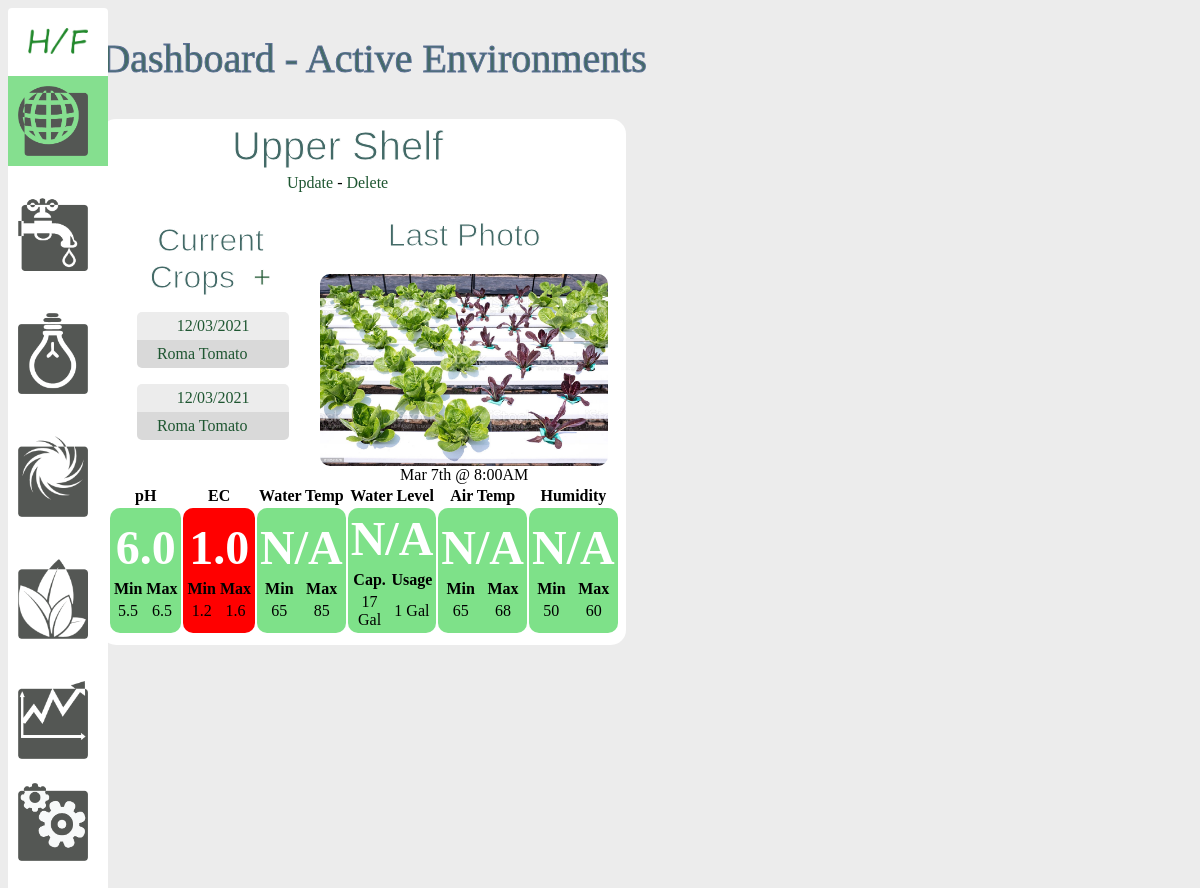
Before: / with the older database file.
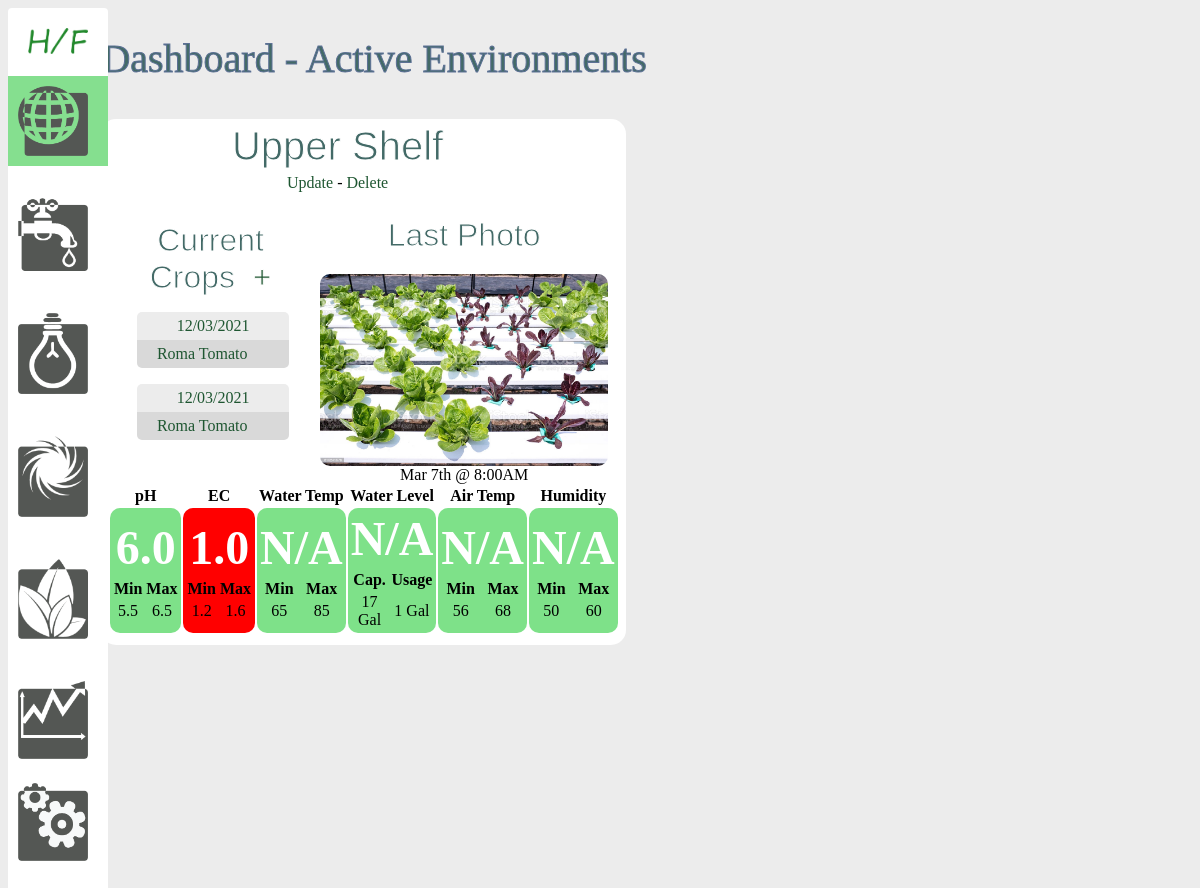
After: the same page with the newer database file.
### models.py (models this page shows, shortened)
class Enviro(db.Model):
    id = db.Column(db.Integer, primary_key=True)
    name = db.Column(db.String(50), nullable=False)
    ph_sensor = db.Column(db.Integer, default=0)
    ec_sensor = db.Column(db.Integer, default=0)
    nutrient_solenoid = db.Column(db.Integer, default=0)
    ph_solenoid = db.Column(db.Integer, default=0)
    water_pump = db.Column(db.Integer, default=0)
    air_pump = db.Column(db.Integer, default=0)
    light_outlet = db.Column(db.Integer, default=0)
    active = db.Column(db.Integer, default=0)
    water_id = db.Column(db.Integer, db.ForeignKey('water.id'), nullable=False)
    light_id = db.Column(db.Integer, db.ForeignKey('light.id'), nullable=False)
    air_id = db.Column(db.Integer, db.ForeignKey('air.id'), nullable=False)
    crop = db.relationship('Crop', backref='crop')
    def current_ph(self):
        if self.ph_sensor == 0:
            return 'N/A'
        ph_level = current_ph(self.ph_sensor)
        return float(ph_level)
    def current_ec(self):
        if self.ec_sensor == 0:
            return 'N/A'
        ec_level = current_ec(self.ec_sensor)
        return float(ec_level)
    def alert_status(self, sensor):
        if sensor == "ph":
            if self.ph_sensor == 0:
                return
            if current_ph(self.ph_sensor) < self.water.min_ph or current_ph(self.ph_sensor) > self.water.max_ph:
                return "alert"
        if sensor == "ec":
            if self.ec_sensor == 0:
                return
            if current_ec(self.ec_sensor) < self.water.min_ec or current_ec(self.ec_sensor) > self.water.max_ec:
                return "alert"

class Crop(db.Model):
    id = db.Column(db.Integer, primary_key=True)
    enviro_id = db.Column(db.Integer, db.ForeignKey('enviro.id'))
    germ_date = db.Column(db.String(30), nullable=True)
    plant_date = db.Column(db.String(30), default='')
    harvested_date = db.Column(db.String(30), nullable=True)
    fruit_date = db.Column(db.String(30), nullable=True)
    harvest_rating = db.Column(db.String(255), nullable=True)
    logs = db.relationship('Log', backref='log')
    photos = db.relationship('Photo', backref='photo')
    plants = db.relationship('Plant', secondary='crop_plants',
        backref=db.backref('plant', lazy=True))

class Plant(db.Model):
    id = db.Column(db.Integer, primary_key=True)
    name = db.Column(db.String(50), nullable=False)
    best_ec = db.Column(db.Float, nullable=True)
    best_temp = db.Column(db.Integer, nullable=True)
    best_season = db.Column(db.String(15), nullable=True)

class Water(db.Model):
    id = db.Column(db.Integer, primary_key=True)
    name = db.Column(db.String(50), nullable=False)
    min_ph = db.Column(db.Float, default=5.5)
    max_ph = db.Column(db.Float, default=6.5)
    min_ec = db.Column(db.Float, default=1.2)
    max_ec = db.Column(db.Float, default=1.6)
    cycles = db.relationship('Cycle', backref='cycle')
    enviros = db.relationship('Enviro', backref='water', lazy=True)

class Air(db.Model):
    id = db.Column(db.Integer, primary_key=True)
    name = db.Column(db.String(50), nullable=False)
    min_temp = db.Column(db.Integer, default=60)
    max_temp = db.Column(db.Integer, default=80)
    min_humid = db.Column(db.Integer, default=50)
    max_humid = db.Column(db.Integer, default=60)
    enviros = db.relationship('Enviro', backref='air', lazy=True)

### views.py (the view)
@app.route('/', methods=['POST', 'GET'])
def dashboard():
    environments = Enviro.query.filter(Enviro.active == 1)
    return render_template('enviro/dashboard.html', enviros=environments)

### sensor_data.py (called while the page is built)
def current_ph(ph_sensor):
    if ph_sensor == 1:
        return 6.0
    elif ph_sensor == 2:
        return 5.4
    else:
        return 0

def current_ec(ec_sensor):
    if ec_sensor == 1:
        return 1.0
    elif ec_sensor == 2:
        return 1.5
    else:
        return 0

### templates/enviro/dashboard.html
{% extends 'layout.html' %}
{% block body %}
    <h1>Dashboard - Active Environments</h1>
    <div class="environments">
        {% for enviro in enviros %}
            <div class="environment">
                <div style="width:90%">
                    <h2>{{ enviro.name }}</h2>
                    <a href = "/update_enviro/{{enviro.id}}">Update</a>
                    -
                    <a href = "/delete_enviro/{{enviro.id}}">Delete</a>
                </div>
                <div class = "plant_list">
                    <h2 class ="date">Current Crops &nbsp;<a href="/add_crop/{{enviro.id}}">+</a></h2>
                    {% for current_crop in enviro.crop %}
                        <a href="/crop/{{current_crop.id}}">
                            <ul>
                                <li style="text-align:center;">
                                    {{current_crop.plant_date}}
                                </li>
                                {% for plant in current_crop.plants %}
                                    <li>{{ plant.name }}</li>
                                {% endfor %}
                            </ul>
                        </a>
                    {% endfor %}
                </div>
                <div class="recent_photo">
                    <h2 class="date">Last Photo</h2>
                    <img class="recent_photo" src="{{ url_for('static', filename='img/test-recent-photo.jpg') }}">
                    Mar 7th @ 8:00AM
                </div>
                <table class="alerts_panel">
                    <tr>
                        <th class="alert_header {{ enviro.alert_status('ph') }}">pH</th>
                        <th class="alert_header {{ enviro.alert_status('ec') }}">EC</th>
                        <th class="alert_header">Water Temp</th>
                        <th class="alert_header">Water Level</th>
                        <th class="alert_header">Air Temp</th>
                        <th class="alert_header">Humidity</th>
                    </tr>
                    <tr class="alerts_panel">
                        <td class="{{ enviro.alert_status('ph') }} ph">
                            <h3>{{ enviro.current_ph() }}</h3>
                            <table width = "100%">
                                <tr>
                                    <th>Min</th>
                                    <th>Max</th>
                                </tr>
                                <tr>
                                    <td>{{ enviro.water.min_ph }}</td>
                                    <td>{{ enviro.water.max_ph }}</td>
                                </tr>
                            </table>
                        </td>
                        <td class="{{ enviro.alert_status('ec') }} ec">
                            <h3>{{ enviro.current_ec() }}</h3>
                            <table width="100%">
                                <tr>
                                    <th>Min</th>
                                    <th>Max</th>
                                </tr>
                                <tr>
                                    <td>{{ enviro.water.min_ec }}</td>
                                    <td>{{ enviro.water.max_ec }}</td>
                                </tr>
                            </table>
                        </td>
                        <td class="water_temp">
                            <h3>N/A</h3>
                            <table width="100%">
                                <tr>
                                    <th>Min</th>
                                    <th>Max</th>
                                </tr>
                                <tr>
                                    <td>65</td>
                                    <td>85</td>
                                </tr>
                            </table>
                        </td>
                        <td class="water_level">
                            <h3>N/A</h3>
                            <table width = "100%">
                                <tr>
                                    <th>Cap.</th>
                                    <th>Usage</th>
                                </tr>
                                <tr>
                                    <td>17 Gal</td>
                                    <td>1 Gal</td>
                                </tr>
                            </table>
                        </td>
                        <td class="temp">
                            <h3>N/A</h3>
                            <table width="100%">
                                <tr>
                                    <th>Min</th>
                                    <th>Max</th>
                                </tr>
                                <tr>
                                    <td>{{enviro.air.min_temp}}</td>
                                    <td>{{enviro.air.max_temp}}</td>
                                </tr>
                            </table>
                        </td>
                        <td class="humid">
                            <h3>N/A</h3>
                            <table width="100%">
                                <tr>
                                    <th>Min</th>
                                    <th>Max</th>
                                </tr>
                                <tr>
                                    <td>{{enviro.air.min_humid}}</td>
                                    <td>{{enviro.air.max_humid}}</td>
                                </tr>
                            </table>
                        </td>
                    </tr>
                </table>
            </div>
        {% endfor %}
    </div>
{% endblock %}

### templates/layout.html (shortened to what this page needs)
<!DOCTYPE html>
<html lang="en">
<head>
    <link rel = "stylesheet" href = "{{ url_for('static', filename='css/main.css') }}">
</head>
<body>
    <div class = "left-col">
        <a href="/">
            <img width="60px" src = "{{ url_for('static', filename='img/hf-icon.png') }}">
        </a>
        <br /><br />
        <a id = "nav_link" {% if enviros %} class = "active" {% endif %} href="/enviro">
            <img class="nav_link" src = "{{ url_for('static', filename='img/environment1.png') }}">
        </a>
        <br /><br />
        <a id = "nav_link" {% if waters %} class = "active" {% endif %} href="/water">
            <img class="nav_link"  src = "{{ url_for('static', filename='img/water1.png') }}">
        </a>
        <br /><br />
        <a id = "nav_link" {% if lights %} class = "active" {% endif %} href="/light">
            <img class="nav_link"  src = "{{ url_for('static', filename='img/light1.png') }}">
        </a>
        <br /><br />
        <a id = "nav_link" {% if airs %} class = "active" {% endif %} href="/air">
            <img class="nav_link"  src = "{{ url_for('static', filename='img/air1.png') }}">
        </a>
        <br /><br />
        <a id = "nav_link" {% if plants %} class = "active" {% endif %} href="/plant">
            <img class="nav_link"  src = "{{ url_for('static', filename='img/plant1.png') }}">
        </a>
        <br /><br />
        <a id = "nav_link" href="#">
            <img class="nav_link"  src = "{{ url_for('static', filename='img/analytics1.png') }}">
        </a>
        <a id = "nav_link" href="/pins">
            <img class="nav_link"  src = "{{ url_for('static', filename='img/settings.png') }}">
        </a>
    </div>
    <div class="content">
        {% block body %}
        {% endblock %}
    </div>
</body>
</html>

### static/css/main.css (style rules this page uses)
body { background: rgb(236,236,236); }
a { text-decoration: none; color: #1E5631; }
ul { list-style: none; padding-left: 5px; }
h1 { font-weight: normal; font-size: 2.5em; color: #436a67; -webkit-text-stroke-width: 1px; -webkit-text-stroke-color: rgb(92, 112, 149); }
.left-col { float:left; clear:none; position:absolute; background: rgb(255,255,255); background: rgb(255,255,255); padding:20px; border-radius: 4px; width:60px; }
.content { width: 90%; float:right; margin-right:25px; }
li:nth-child(even) { background-color: #d9d9d9; }
li:nth-child(odd) { background-color: #ececec; }
li:nth-child(1) { border-radius: 5px 5px 0px 0px; }
li:nth-last-child(1) { border-radius: 0px 0px 5px 5px; }
li { padding:5px 20px; }
.environments, .sensors { display:grid; grid-template-columns: 1fr 1fr; gap: 1em; }
.environment, .sensor { background-color: #fff; text-align: center; border-radius: 15px; height: max-content; margin-top:10px; display:flex; flex-wrap:wrap; }
table.alerts_panel { margin-top: 20px; margin:auto; margin-bottom:10px; width:90%; }
th.alert_header { background-color:#fff; width:100px; }
tr.alerts_panel > td { color: #000; border-radius: 10px; }
.plant_list { margin: 20px 0 0 2%; padding:5px 20px; display:block; text-align: left; border-radius:10px; width:30%; }
a.active { background-color:#85df8f; width:100px; display:inline-block; margin-left:-20px; }
a#nav_link { width:80px; display:inline-block; margin-left:-20px; padding:10px; }
.recent_photo { display:block; margin-top:20px; margin-left:2%; width:55%; }
img.recent_photo { width:100%; margin: 20px 0 0 0; border-radius:10px }
a.active > img { float:left }
.nav_link { width:70px; }
h3 { font-size:3em; color: #fff; margin:2px; }
h2 { text-align: center; margin:5px; font-weight:normal; font-size: 2.5em; font-family:arial; color: #436a67; -webkit-text-stroke-width: 1px; -webkit-text-stroke-color: #fff; }
h2.date { font-size:2em; }
.ph, .ec, .water_temp, .water_level, .temp, .humid { background-color:rgb(126, 225, 137); }
.ec { background-color:rgb(126, 225, 137); }
.water_temp { background-color:rgb(126, 225, 137); }
.water_level { background-color:rgb(126, 225, 137); }
.temp { background-color:rgb(126, 225, 137); }
.humid { background-color:rgb(126, 225, 137); }
td.alert { background: red; }

Changed rows visible on the page:
changed through a linked row, Enviro "Upper Shelf": air.min_temp "65" → "56"
